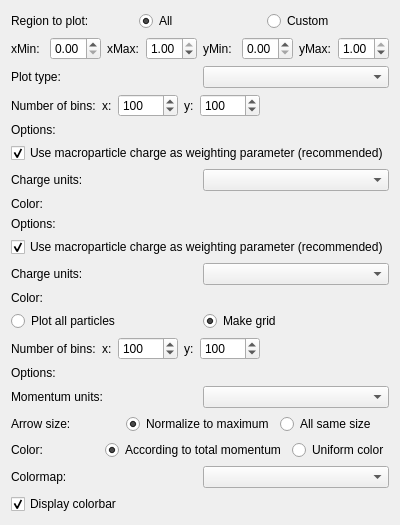
     <widget class="QWidget" name="axisPlot_tab">
      <attribute name="title">
       <string>Plot settings</string>
      </attribute>
      <layout class="QVBoxLayout" name="verticalLayout_14">
       <item>
        <layout class="QVBoxLayout" name="verticalLayout_27">
         <item>
          <layout class="QHBoxLayout" name="horizontalLayout_45">
           <item>
            <widget class="QLabel" name="label_56">
             <property name="text">
              <string>Region to plot:</string>
             </property>
            </widget>
           </item>
           <item>
            <widget class="QRadioButton" name="regionToPlot_radioButton_1">
             <property name="text">
              <string>All</string>
             </property>
             <property name="checked">
              <bool>true</bool>
             </property>
            </widget>
           </item>
           <item>
            <widget class="QRadioButton" name="regionToPlot_radioButton_2">
             <property name="text">
              <string>Custom</string>
             </property>
            </widget>
           </item>
          </layout>
         </item>
         <item>
          <layout class="QHBoxLayout" name="horizontalLayout_46">
           <item>
            <widget class="QLabel" name="label_57">
             <property name="text">
              <string>xMin:</string>
             </property>
            </widget>
           </item>
           <item>
            <widget class="QDoubleSpinBox" name="xMinPlot_spinbox">
             <property name="maximum">
              <double>1.000000000000000</double>
             </property>
             <property name="singleStep">
              <double>0.050000000000000</double>
             </property>
            </widget>
           </item>
           <item>
            <widget class="QLabel" name="label_59">
             <property name="text">
              <string>xMax:</string>
             </property>
            </widget>
           </item>
           <item>
            <widget class="QDoubleSpinBox" name="xMaxPlot_spinbox">
             <property name="maximum">
              <double>1.000000000000000</double>
             </property>
             <property name="singleStep">
              <double>0.050000000000000</double>
             </property>
             <property name="value">
              <double>1.000000000000000</double>
             </property>
            </widget>
           </item>
           <item>
            <widget class="QLabel" name="label_58">
             <property name="text">
              <string>yMin:</string>
             </property>
            </widget>
           </item>
           <item>
            <widget class="QDoubleSpinBox" name="yMinPlot_spinbox">
             <property name="maximum">
              <double>1.000000000000000</double>
             </property>
             <property name="singleStep">
              <double>0.050000000000000</double>
             </property>
            </widget>
           </item>
           <item>
            <widget class="QLabel" name="label_60">
             <property name="text">
              <string>yMax:</string>
             </property>
            </widget>
           </item>
           <item>
            <widget class="QDoubleSpinBox" name="xMaxPlot_spinbox_2">
             <property name="maximum">
              <double>1.000000000000000</double>
             </property>
             <property name="singleStep">
              <double>0.050000000000000</double>
             </property>
             <property name="value">
              <double>1.000000000000000</double>
             </property>
            </widget>
           </item>
          </layout>
         </item>
        </layout>
       </item>
       <item>
        <layout class="QHBoxLayout" name="horizontalLayout_22">
         <item>
          <widget class="QLabel" name="label_3">
           <property name="text">
            <string>Plot type:</string>
           </property>
          </widget>
         </item>
         <item>
          <widget class="QComboBox" name="axisPlotType_comboBox"/>
         </item>
        </layout>
       </item>
       <item>
        <widget class="QWidget" name="histogramSettings_widget" native="true">
         <layout class="QVBoxLayout" name="verticalLayout_20">
          <property name="margin">
           <number>0</number>
          </property>
          <item>
           <layout class="QHBoxLayout" name="horizontalLayout_27">
            <item>
             <widget class="QLabel" name="label_29">
              <property name="text">
               <string>Number of bins:</string>
              </property>
             </widget>
            </item>
            <item>
             <widget class="QLabel" name="label_31">
              <property name="text">
               <string>x:</string>
              </property>
             </widget>
            </item>
            <item>
             <widget class="QSpinBox" name="xBins_spinBox">
              <property name="minimumSize">
               <size>
                <width>60</width>
                <height>0</height>
               </size>
              </property>
              <property name="wrapping">
               <bool>false</bool>
              </property>
              <property name="frame">
               <bool>true</bool>
              </property>
              <property name="suffix">
               <string/>
              </property>
              <property name="maximum">
               <number>1000</number>
              </property>
              <property name="value">
               <number>100</number>
              </property>
             </widget>
            </item>
            <item>
             <widget class="QLabel" name="label_30">
              <property name="text">
               <string>y:</string>
              </property>
             </widget>
            </item>
            <item>
             <widget class="QSpinBox" name="yBins_spinBox">
              <property name="minimumSize">
               <size>
                <width>60</width>
                <height>0</height>
               </size>
              </property>
              <property name="maximum">
               <number>1000</number>
              </property>
              <property name="value">
               <number>100</number>
              </property>
             </widget>
            </item>
            <item>
             <spacer name="horizontalSpacer_2">
              <property name="orientation">
               <enum>Qt::Horizontal</enum>
              </property>
              <property name="sizeHint" stdset="0">
               <size>
                <width>40</width>
                <height>20</height>
               </size>
              </property>
             </spacer>
            </item>
           </layout>
          </item>
          <item>
           <layout class="QVBoxLayout" name="verticalLayout_15">
            <item>
             <widget class="QLabel" name="label_26">
              <property name="text">
               <string>Options:</string>
              </property>
             </widget>
            </item>
            <item>
             <layout class="QHBoxLayout" name="horizontalLayout_24">
              <item>
               <widget class="QCheckBox" name="chargeWeight_checkBox">
                <property name="text">
                 <string>Use macroparticle charge as weighting parameter (recommended)</string>
                </property>
                <property name="checked">
                 <bool>true</bool>
                </property>
               </widget>
              </item>
             </layout>
            </item>
            <item>
             <layout class="QHBoxLayout" name="horizontalLayout_25">
              <item>
               <widget class="QLabel" name="label_27">
                <property name="text">
                 <string>Charge units:</string>
                </property>
               </widget>
              </item>
              <item>
               <widget class="QComboBox" name="chargeUnits_comboBox"/>
              </item>
             </layout>
            </item>
           </layout>
          </item>
          <item>
           <layout class="QVBoxLayout" name="verticalLayout_16">
            <item>
             <widget class="QLabel" name="label_28">
              <property name="text">
               <string>Color:</string>
              </property>
             </widget>
            </item>
           </layout>
          </item>
         </layout>
        </widget>
       </item>
       <item>
        <widget class="QWidget" name="scatterSettings_widget" native="true">
         <layout class="QVBoxLayout" name="verticalLayout_21">
          <property name="margin">
           <number>0</number>
          </property>
          <item>
           <layout class="QVBoxLayout" name="verticalLayout_22">
            <item>
             <widget class="QLabel" name="label_39">
              <property name="text">
               <string>Options:</string>
              </property>
             </widget>
            </item>
            <item>
             <layout class="QHBoxLayout" name="horizontalLayout_33">
              <item>
               <widget class="QCheckBox" name="chargeWeight_checkBox_2">
                <property name="text">
                 <string>Use macroparticle charge as weighting parameter (recommended)</string>
                </property>
                <property name="checked">
                 <bool>true</bool>
                </property>
               </widget>
              </item>
             </layout>
            </item>
            <item>
             <layout class="QHBoxLayout" name="horizontalLayout_34">
              <item>
               <widget class="QLabel" name="label_40">
                <property name="text">
                 <string>Charge units:</string>
                </property>
               </widget>
              </item>
              <item>
               <widget class="QComboBox" name="chargeUnits_comboBox_2"/>
              </item>
             </layout>
            </item>
           </layout>
          </item>
          <item>
           <layout class="QVBoxLayout" name="verticalLayout_23">
            <item>
             <widget class="QLabel" name="label_41">
              <property name="text">
               <string>Color:</string>
              </property>
             </widget>
            </item>
           </layout>
          </item>
         </layout>
        </widget>
       </item>
       <item>
        <widget class="QWidget" name="arrowsSettings_widget" native="true">
         <layout class="QVBoxLayout" name="verticalLayout_24">
          <property name="margin">
           <number>0</number>
          </property>
          <item>
           <widget class="QWidget" name="widget_3" native="true">
            <layout class="QVBoxLayout" name="verticalLayout_29">
             <property name="margin">
              <number>0</number>
             </property>
             <item>
              <layout class="QHBoxLayout" name="horizontalLayout_48">
               <item>
                <widget class="QRadioButton" name="arrowPlotAll_radioButton">
                 <property name="text">
                  <string>Plot all particles</string>
                 </property>
                </widget>
               </item>
               <item>
                <widget class="QRadioButton" name="arrowMakeGrid_radioButton">
                 <property name="text">
                  <string>Make grid</string>
                 </property>
                 <property name="checked">
                  <bool>true</bool>
                 </property>
                </widget>
               </item>
              </layout>
             </item>
            </layout>
           </widget>
          </item>
          <item>
           <layout class="QHBoxLayout" name="horizontalLayout_37">
            <item>
             <widget class="QLabel" name="label_43">
              <property name="text">
               <string>Number of bins:</string>
              </property>
             </widget>
            </item>
            <item>
             <widget class="QLabel" name="label_44">
              <property name="text">
               <string>x:</string>
              </property>
             </widget>
            </item>
            <item>
             <widget class="QSpinBox" name="arrowXBins_spinBox">
              <property name="minimumSize">
               <size>
                <width>60</width>
                <height>0</height>
               </size>
              </property>
              <property name="wrapping">
               <bool>false</bool>
              </property>
              <property name="frame">
               <bool>true</bool>
              </property>
              <property name="suffix">
               <string/>
              </property>
              <property name="maximum">
               <number>1000</number>
              </property>
              <property name="value">
               <number>100</number>
              </property>
             </widget>
            </item>
            <item>
             <widget class="QLabel" name="label_45">
              <property name="text">
               <string>y:</string>
              </property>
             </widget>
            </item>
            <item>
             <widget class="QSpinBox" name="arrowYBins_spinBox">
              <property name="minimumSize">
               <size>
                <width>60</width>
                <height>0</height>
               </size>
              </property>
              <property name="maximum">
               <number>1000</number>
              </property>
              <property name="value">
               <number>100</number>
              </property>
             </widget>
            </item>
            <item>
             <spacer name="horizontalSpacer_6">
              <property name="orientation">
               <enum>Qt::Horizontal</enum>
              </property>
              <property name="sizeHint" stdset="0">
               <size>
                <width>40</width>
                <height>20</height>
               </size>
              </property>
             </spacer>
            </item>
           </layout>
          </item>
          <item>
           <layout class="QVBoxLayout" name="verticalLayout_25">
            <item>
             <widget class="QLabel" name="label_46">
              <property name="text">
               <string>Options:</string>
              </property>
             </widget>
            </item>
            <item>
             <layout class="QHBoxLayout" name="horizontalLayout_39">
              <item>
               <widget class="QLabel" name="label_47">
                <property name="text">
                 <string>Momentum units:</string>
                </property>
               </widget>
              </item>
              <item>
               <widget class="QComboBox" name="arrowMomentumUnits_comboBox"/>
              </item>
             </layout>
            </item>
           </layout>
          </item>
          <item>
           <layout class="QVBoxLayout" name="verticalLayout_17"/>
          </item>
          <item>
           <widget class="QWidget" name="widget_2" native="true">
            <layout class="QVBoxLayout" name="verticalLayout_28">
             <property name="margin">
              <number>0</number>
             </property>
             <item>
              <layout class="QHBoxLayout" name="horizontalLayout_38">
               <item>
                <widget class="QLabel" name="label_55">
                 <property name="text">
                  <string>Arrow size:</string>
                 </property>
                </widget>
               </item>
               <item>
                <widget class="QRadioButton" name="arrowSize_radioButton_1">
                 <property name="text">
                  <string>Normalize to maximum</string>
                 </property>
                 <property name="checked">
                  <bool>true</bool>
                 </property>
                </widget>
               </item>
               <item>
                <widget class="QRadioButton" name="arrowSize_radioButton_2">
                 <property name="text">
                  <string>All same size</string>
                 </property>
                </widget>
               </item>
              </layout>
             </item>
            </layout>
           </widget>
          </item>
          <item>
           <widget class="QWidget" name="widget" native="true">
            <layout class="QVBoxLayout" name="verticalLayout_19">
             <property name="margin">
              <number>0</number>
             </property>
             <item>
              <layout class="QHBoxLayout" name="horizontalLayout_47">
               <item>
                <widget class="QLabel" name="label_48">
                 <property name="text">
                  <string>Color:</string>
                 </property>
                </widget>
               </item>
               <item>
                <widget class="QRadioButton" name="arrowColor_radioButton_1">
                 <property name="text">
                  <string>According to total momentum</string>
                 </property>
                 <property name="checked">
                  <bool>true</bool>
                 </property>
                </widget>
               </item>
               <item>
                <widget class="QRadioButton" name="arrowColor_radioButton_2">
                 <property name="text">
                  <string>Uniform color</string>
                 </property>
                </widget>
               </item>
              </layout>
             </item>
            </layout>
           </widget>
          </item>
          <item>
           <layout class="QVBoxLayout" name="verticalLayout_26"/>
          </item>
         </layout>
        </widget>
       </item>
       <item>
        <layout class="QHBoxLayout" name="horizontalLayout_40">
         <item>
          <widget class="QLabel" name="label_49">
           <property name="text">
            <string>Colormap:</string>
           </property>
          </widget>
         </item>
         <item>
          <widget class="QComboBox" name="axisColorMap_comboBox"/>
         </item>
        </layout>
       </item>
       <item>
        <widget class="QCheckBox" name="displayColorbar_checkBox">
         <property name="text">
          <string>Display colorbar</string>
         </property>
         <property name="checked">
          <bool>true</bool>
         </property>
        </widget>
       </item>
      </layout>
      <zorder>scatterSettings_widget</zorder>
      <zorder></zorder>
      <zorder>histogramSettings_widget</zorder>
      <zorder>arrowsSettings_widget</zorder>
      <zorder>displayColorbar_checkBox</zorder>
      <zorder></zorder>
     </widget>
